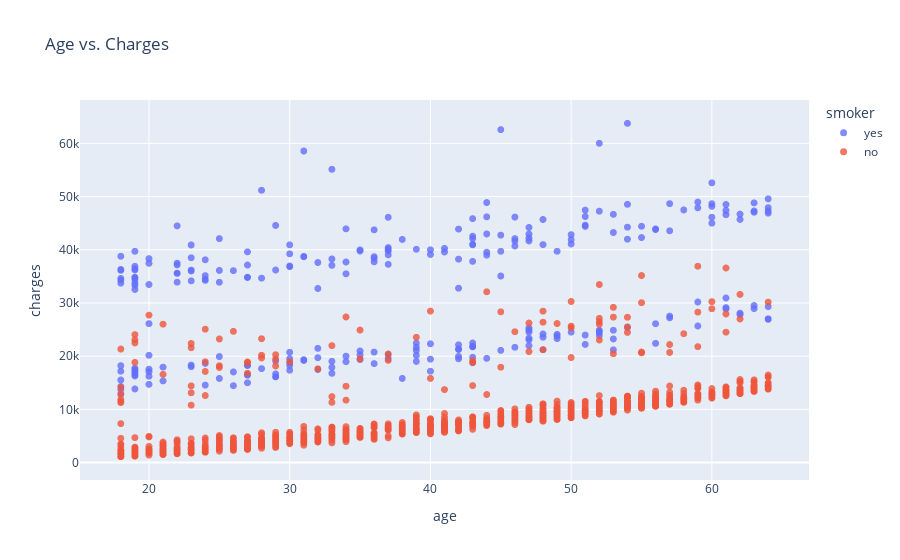

Here is the notebook cell this chart was saved with:
### Markdown cell above
#### Now lets look into the relationship between age and charges through a scatterplot

### Code cell
fig = px.scatter(df, x = 'age', y = 'charges', color = 'smoker', opacity = 0.8, hover_data = ['sex'], title = 'Age vs. Charges')
fig.update_traces(marker_size = 7)
fig.show()

### Figure 1 — Plotly figure (JSON) as saved in the notebook; plotly's stock layout.template omitted (floating-point values rounded to 4 significant figures; data arrays with more than 128 entries replaced by an {"elided": "..."} marker saying what was removed)
{"data": [{"customdata": {"elided": "274x1 str values"}, "hovertemplate": "smoker=yes<br>age=%{x}<br>charges=%{y}<br>sex=%{customdata[0]}<extra></extra>", "legendgroup": "yes", "marker": {"color": "#636efa", "opacity": 0.8, "size": 7, "symbol": "circle"}, "mode": "markers", "name": "yes", "showlegend": true, "type": "scattergl", "x": {"elided": "274 int values"}, "xaxis": "x", "y": {"elided": "274 float values"}, "yaxis": "y"}, {"customdata": {"elided": "1064x1 str values"}, "hovertemplate": "smoker=no<br>age=%{x}<br>charges=%{y}<br>sex=%{customdata[0]}<extra></extra>", "legendgroup": "no", "marker": {"color": "#EF553B", "opacity": 0.8, "size": 7, "symbol": "circle"}, "mode": "markers", "name": "no", "showlegend": true, "type": "scattergl", "x": {"elided": "1064 int values"}, "xaxis": "x", "y": {"elided": "1064 float values"}, "yaxis": "y"}], "layout": {"legend": {"title": {"text": "smoker"}, "tracegroupgap": 0}, "title": {"text": "Age vs. Charges"}, "xaxis": {"anchor": "y", "domain": [0, 1], "title": {"text": "age"}}, "yaxis": {"anchor": "x", "domain": [0, 1], "title": {"text": "charges"}}}}
